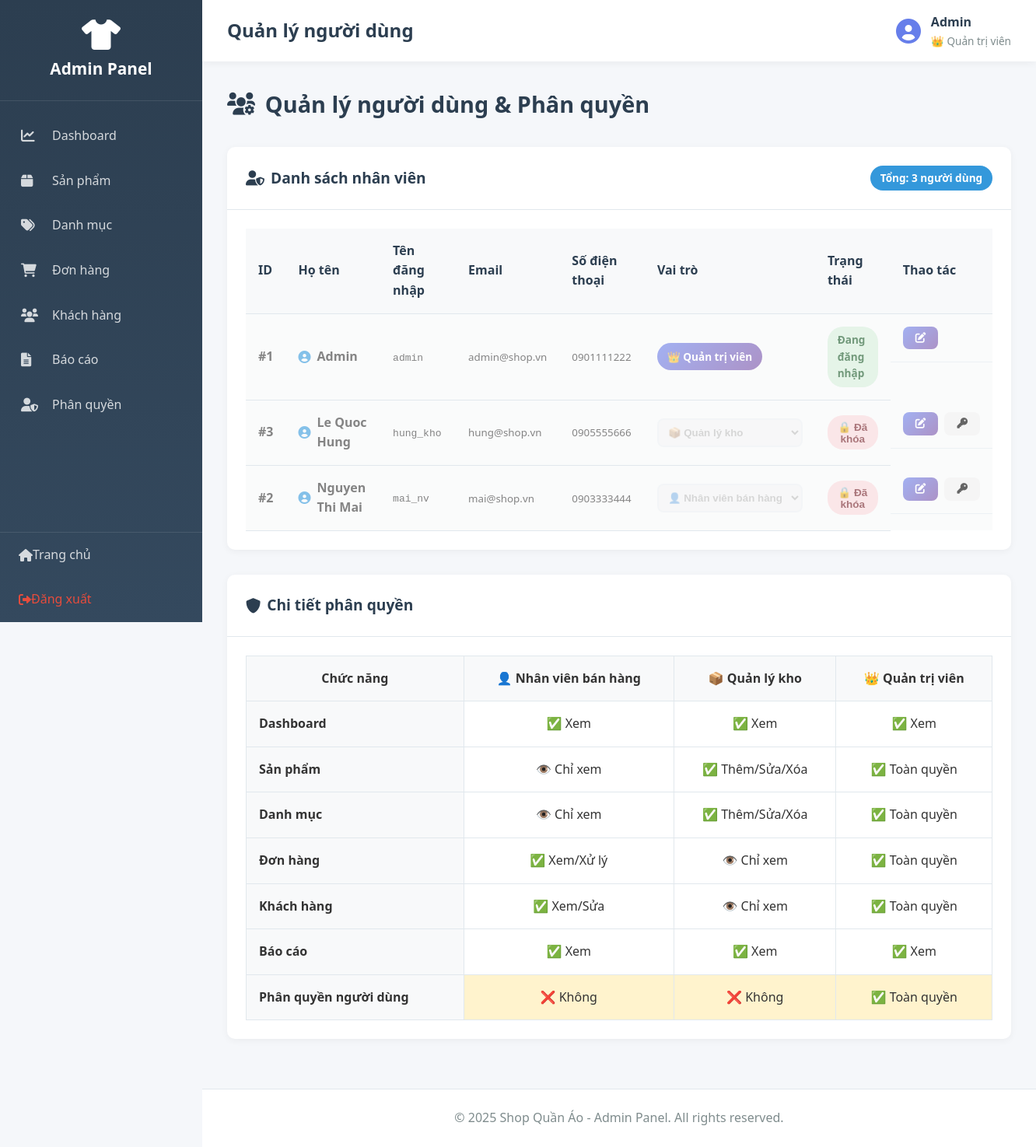
/admin/index.php?action=users (signed in), run on an earlier commit of the app's database.
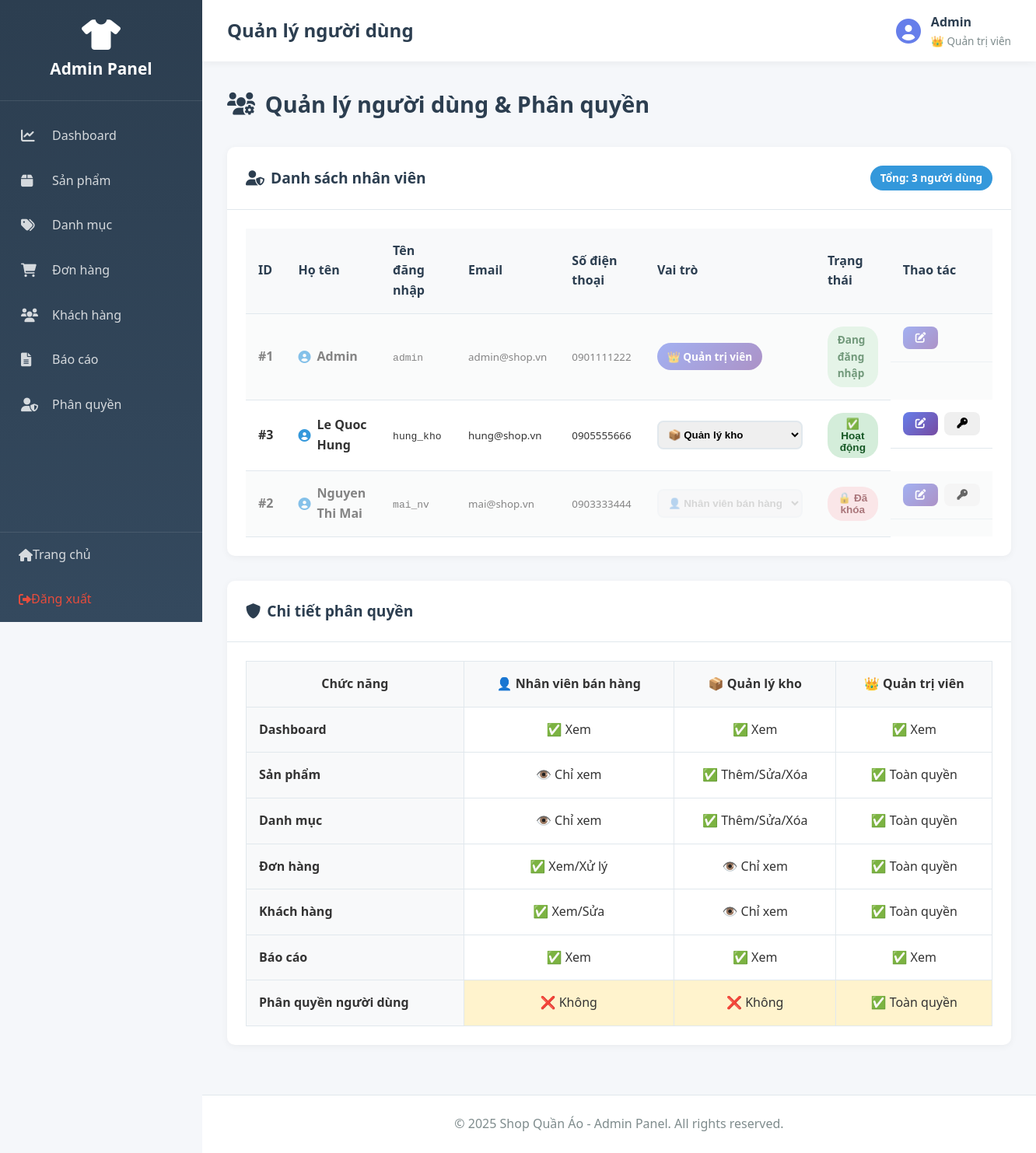
And on a later commit of the database.
### tables this page shows
CREATE TABLE `nhanvien` (
  `MaNV` int(11) NOT NULL,
  `HoTen` varchar(100) DEFAULT NULL,
  `TenDangNhap` varchar(50) DEFAULT NULL,
  `MatKhau` varchar(255) DEFAULT NULL,
  `Email` varchar(100) DEFAULT NULL,
  `SoDienThoai` varchar(15) DEFAULT NULL,
  `MaVaiTro` int(11) DEFAULT NULL,
  `TrangThai` varchar(20) DEFAULT 'active'
);

CREATE TABLE `vaitro` (
  `MaVaiTro` int(11) NOT NULL,
  `TenVaiTro` varchar(50) DEFAULT NULL,
  `QuyenHan` enum('ToanQuyen','NhapXuat','XemBanHang') DEFAULT NULL
);

### app/controllers/AdminController.php (called while the page is built, shortened)
<?php
require_once __DIR__ . '/../../core/Controller.php';
class AdminController extends Controller {
    public function users() {
        $productModel = $this->model('Product');
        $vaiTroModel = $this->model('VaiTro');
        $message = null;
        $sql = "SELECT nv.MaNV, nv.HoTen, nv.TenDangNhap, nv.Email, nv.SoDienThoai,
                       nv.MaVaiTro, vt.TenVaiTro, vt.QuyenHan, nv.TrangThai
                FROM nhanvien nv
                LEFT JOIN vaitro vt ON nv.MaVaiTro = vt.MaVaiTro
                ORDER BY
                    CASE vt.QuyenHan
                        WHEN 'ToanQuyen' THEN 1
                        WHEN 'NhapXuat' THEN 2
                        WHEN 'XemBanHang' THEN 3
                        ELSE 4
                    END,
                    nv.HoTen";
        $users = $productModel->query($sql)->fetch_all(MYSQLI_ASSOC);
        $roles = $vaiTroModel->getAllRoles();
        $data = [
            'page_title' => 'Quản lý người dùng',
            'users' => $users,
            'roles' => $roles,
            'message' => $message
        ];
        $this->view('admin/users', $data);
    }
}
?>

### core/Model.php (called while the page is built, shortened)
<?php
class Model {
    protected $db;
    public function __construct() {
        $this->db = $this->connectDB();
    }
    private function connectDB() {
        $conn = new mysqli(DB_HOST, DB_USER, DB_PASS, DB_NAME);
        $conn->set_charset("utf8mb4");
        return $conn;
    }
    public function query($sql) {
        return $this->db->query($sql);
    }
}
?>

### app/models/VaiTro.php (called while the page is built, shortened)
<?php
require_once __DIR__ . '/../../core/Model.php';
class VaiTro extends Model {
    public function getAllRoles() {
        $sql = "SELECT * FROM vaitro ORDER BY MaVaiTro";
        $result = $this->query($sql);
        if ($result) {
            return $result->fetch_all(MYSQLI_ASSOC);
        }
        return [];
    }
}
?>

### app/views/admin/users.php (the view, shortened to what the changed rows need)
<?php require_once __DIR__ . '/../layouts/admin_header.php'; ?>
<div class="page-header">
    <h2><i class="fas fa-users-cog"></i> Quản lý người dùng & Phân quyền</h2>
</div>
<div class="admin-card">
    <div class="card-body">
        <?php if (!empty($users)): ?>
        <table class="data-table">
            <thead>
                <tr>
                    <th>ID</th>
                    <th>Họ tên</th>
                    <th>Tên đăng nhập</th>
                    <th>Email</th>
                    <th>Số điện thoại</th>
                    <th>Vai trò</th>
                    <th>Trạng thái</th>
                    <th>Thao tác</th>
                </tr>
            </thead>
            <tbody>
                <?php foreach ($users as $user): ?>
                <tr id="user-row-<?php echo $user['MaNV']; ?>" class="<?php echo $user['TrangThai'] != 'active' ? 'inactive-user' : ''; ?>">
                    <td><strong>#<?php echo $user['MaNV']; ?></strong></td>
                    <td>
                        <div class="user-info">
                            <i class="fas fa-user-circle" style="margin-right: 0.5rem; color: #3498db;"></i>
                            <strong><?php echo htmlspecialchars($user['HoTen']); ?></strong>
                        </div>
                    </td>
                    <td><code><?php echo htmlspecialchars($user['TenDangNhap']); ?></code></td>
                    <td><small><?php echo htmlspecialchars($user['Email'] ?? 'Chưa có'); ?></small></td>
                    <td><small><?php echo htmlspecialchars($user['SoDienThoai'] ?? 'Chưa có'); ?></small></td>
                    <td>
                        <?php if ($user['MaNV'] == $_SESSION['admin_id']): ?>
                            <span class="role-badge role-<?php echo $user['QuyenHan']; ?>">
                                <?php
                                $roleIcons = [
                                    'ToanQuyen' => '👑',
                                    'NhapXuat' => '📦',
                                    'XemBanHang' => '👤'
                                ];
                                echo ($roleIcons[$user['QuyenHan']] ?? '') . ' ' . htmlspecialchars($user['TenVaiTro']);
                                ?>
                            </span>
                        <?php else: ?>
                            <select class="role-select"
                                    onchange="updateUserRole(<?php echo $user['MaNV']; ?>, this.value)"
                                    <?php echo $user['TrangThai'] != 'active' ? 'disabled' : ''; ?>>
                                <?php foreach ($roles as $role): ?>
                                <option value="<?php echo $role['MaVaiTro']; ?>"
                                        <?php echo $user['MaVaiTro'] == $role['MaVaiTro'] ? 'selected' : ''; ?>>
                                    <?php
                                    $roleIcons = [
                                        'ToanQuyen' => '👑',
                                        'NhapXuat' => '📦',
                                        'XemBanHang' => '👤'
                                    ];
                                    echo ($roleIcons[$role['QuyenHan']] ?? '') . ' ' . htmlspecialchars($role['TenVaiTro']);
                                    ?>
                                </option>
                                <?php endforeach; ?>
                            </select>
                        <?php endif; ?>
                    </td>
                    <td>
                        <?php if ($user['MaNV'] == $_SESSION['admin_id']): ?>
                            <span class="status-badge status-active">Đang đăng nhập</span>
                        <?php else: ?>
                            <button class="status-toggle"
                                    onclick="toggleUserStatus(<?php echo $user['MaNV']; ?>)"
                                    data-status="<?php echo $user['TrangThai']; ?>">
                                <span class="status-badge status-<?php echo $user['TrangThai'] == 'active' ? 'active' : 'inactive'; ?>">
                                    <?php echo $user['TrangThai'] == 'active' ? '✅ Hoạt động' : '🔒 Đã khóa'; ?>
                                </span>
                            </button>
                        <?php endif; ?>
                    </td>
                    <td class="actions">
                        <a href="index.php?action=editUser&id=<?php echo $user['MaNV']; ?>"
                           class="btn btn-sm btn-primary"
                           title="Chỉnh sửa">
                            <i class="fas fa-edit"></i>
                        </a>
                        <?php if ($user['MaNV'] != $_SESSION['admin_id']): ?>
                            <button onclick="resetPassword(<?php echo $user['MaNV']; ?>)"
                                    class="btn btn-sm btn-warning"
                                    title="Reset mật khẩu">
                                <i class="fas fa-key"></i>
                            </button>
                        <?php endif; ?>
                    </td>
                </tr>
                <?php endforeach; ?>
            </tbody>
        </table>
        <?php endif; ?>
    </div>
</div>
<div class="admin-card">
    <div class="card-body">
        <table class="permission-table">
            <thead>
                <tr>
                    <th>Chức năng</th>
                    <th>👤 Nhân viên bán hàng</th>
                    <th>📦 Quản lý kho</th>
                    <th>👑 Quản trị viên</th>
                </tr>
            </thead>
        </table>
    </div>
</div>
<?php require_once __DIR__ . '/../layouts/admin_footer.php'; ?>

What changed in the data, as far as the page shows it:
changed nhanvien "Le Quoc Hung": TrangThai "🔒 Đã khóa" → "✅ Hoạt động"
